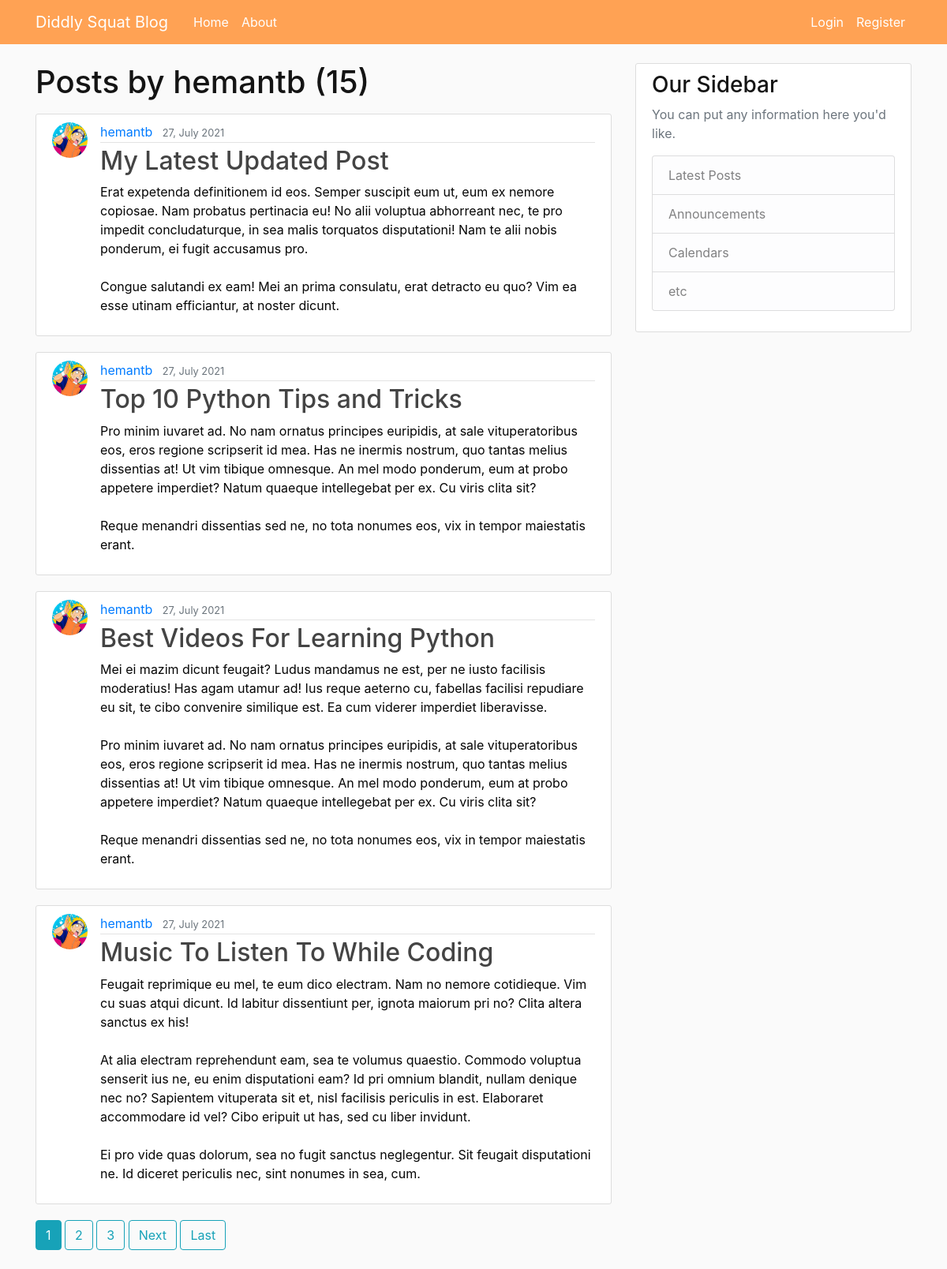
Page /user/hemantb on the committed database.
### blog/models.py (models this page shows, shortened)
class Post(models.Model):
    title=models.CharField(max_length=100)
    content=models.TextField()
    date_posted=models.DateTimeField(default=timezone.now)
    author = models.ForeignKey(User,on_delete=models.CASCADE)

### users/models.py (models this page shows, shortened)
class Profile(models.Model):
    user = models.OneToOneField(User, on_delete=models.CASCADE)
    image = models.ImageField(default='default.jpg', upload_to='profile_pics')

### blog/views.py (the view)
# urls.py: path('user/<str:username>', UserPostListView.as_view(), name='user-posts'),
class UserPostListView(ListView):
    model=Post
    template_name = 'blog/user_posts.html' #<app>/<model>_<viewtype>.html
    context_object_name = 'posts'
    paginate_by = 4
    def get_queryset(self):
        user =get_object_or_404(User,username=self.kwargs.get('username'))
        return Post.objects.filter(author=user).order_by('-date_posted')

### blog/templates/blog/user_posts.html (shortened to what this page needs)
{% extends "blog/base.html"%}
{% block content %}
    <h1 class="mb-3">Posts by {{ view.kwargs.username }} ({{ page_obj.paginator.count }})</h1>
    {% for post in posts %}
        <article class="media content-section">
            <img class= "rounded-circle article-img" src="{{ post.author.profile.image.url }}" alt="">
            <div class="media-body">
                <div class="article-metadata">
                    <a class="mr-2" href="{% url 'user-posts' post.author.username %}">{{ post.author }}</a>
                    <small class="text-muted">{{ post.date_posted|date:"d, F Y" }}</small>
                </div>
                <h2><a class="article-title" href="{% url 'post-detail' post.id %}">{{ post.title }}</a></h2>
                <p class="article-content">{{ post.content }}</p>
            </div>
        </article>
    {% endfor %}
    {% if is_paginated %}
        {% for num in page_obj.paginator.page_range %}
            {% if page_obj.number == num %}
                <a class = "btn btn-info mb-4" href="?page={{ num }}">{{ num }}</a>
            {% elif num > page_obj.number|add:'-3' and num < page_obj.number|add:'3' %}
                <a class = "btn btn-outline-info mb-4" href="?page={{ num }}">{{ num }}</a>
            {% endif %}
        {% endfor %}
        {% if page_obj.has_next %}
            <a class = "btn btn-outline-info mb-4" href="?page={{page_obj.next_page_number}}">Next</a>
            <a class = "btn btn-outline-info mb-4" href="?page={{ page_obj.paginator.num_pages }}">Last</a>
        {% endif %}
    {% endif %}
{% endblock content %}

### blog/static/blog/main.css (style rules this page uses)
body { background: #fafafa; color: #050505; margin-top: 5rem; }
h1, h2, h3, h4, h5, h6 { color: #141414; }
.content-section { background: #ffffff; padding: 10px 20px; border: 1px solid #dddddd; border-radius: 3px; margin-bottom: 20px; }
.article-title { color: #444444; }
.article-content { white-space: pre-line; }
.article-img { height: 45px; width: 45px; margin-right: 16px; }
.article-metadata { padding-bottom: 1px; margin-bottom: 4px; border-bottom: 1px solid #e3e3e3 }

### rows in the picture
Post: author.profile.image (picture), author "hemantb", date_posted "27, July 2021", title "My Latest Updated Post", content "Erat expetenda definitionem id eos. Semper suscipit eum ut, eum ex nemore copiosae. Nam probatus pertinacia eu! No alii voluptua abhorreant nec, te pro impedit concludaturque, in sea malis torquatos disputationi! Nam te alii nobis ponderum, ei fugit accusamus pro. Congue salutandi ex eam! Mei an prima consulatu, erat detracto eu quo? Vim ea esse utinam efficiantur, at noster dicunt."
Post: author.profile.image (picture), author "hemantb", date_posted "27, July 2021", title "Top 10 Python Tips and Tricks", content "Pro minim iuvaret ad. No nam ornatus principes euripidis, at sale vituperatoribus eos, eros regione scripserit id mea. Has ne inermis nostrum, quo tantas melius dissentias at! Ut vim tibique omnesque. An mel modo ponderum, eum at probo appetere imperdiet? Natum quaeque intellegebat per ex. Cu viris clita sit? Reque menandri dissentias sed ne, no tota nonumes eos, vix in tempor maiestatis erant."
Post: author.profile.image (picture), author "hemantb", date_posted "27, July 2021", title "Best Videos For Learning Python", content "Mei ei mazim dicunt feugait? Ludus mandamus ne est, per ne iusto facilisis moderatius! Has agam utamur ad! Ius reque aeterno cu, fabellas facilisi repudiare eu sit, te cibo convenire similique est. Ea cum viderer imperdiet liberavisse. Pro minim iuvaret ad. No nam ornatus principes euripidis, at sale vituperatoribus eos, eros regione scripserit id mea. Has ne inermis nostrum, quo tantas melius dissentias at! Ut vim tibique omnesque. An mel modo ponderum, eum at probo appetere imperdiet? Natum quaeque intellegebat per ex. Cu viris clita sit? Reque menandri dissentias sed ne, no tota nonumes eos, vix in tempor maiestatis erant."
Post: author.profile.image (picture), author "hemantb", date_posted "27, July 2021", title "Music To Listen To While Coding", content "Feugait reprimique eu mel, te eum dico electram. Nam no nemore cotidieque. Vim cu suas atqui dicunt. Id labitur dissentiunt per, ignota maiorum pri no? Clita altera sanctus ex his! At alia electram reprehendunt eam, sea te volumus quaestio. Commodo voluptua senserit ius ne, eu enim disputationi eam? Id pri omnium blandit, nullam denique nec no? Sapientem vituperata sit et, nisl facilisis periculis in est. Elaboraret accommodare id vel? Cibo eripuit ut has, sed cu liber invidunt. Ei pro vide quas dolorum, sea no fugit sanctus neglegentur. Sit feugait disputationi ne. Id diceret periculis nec, sint nonumes in sea, cum."

### other values in the picture
{{ view.kwargs.username }} "hemantb"
{{ page_obj.paginator.count }} "15"
{{ num }} "1"
{{ num }} "2" "3"
